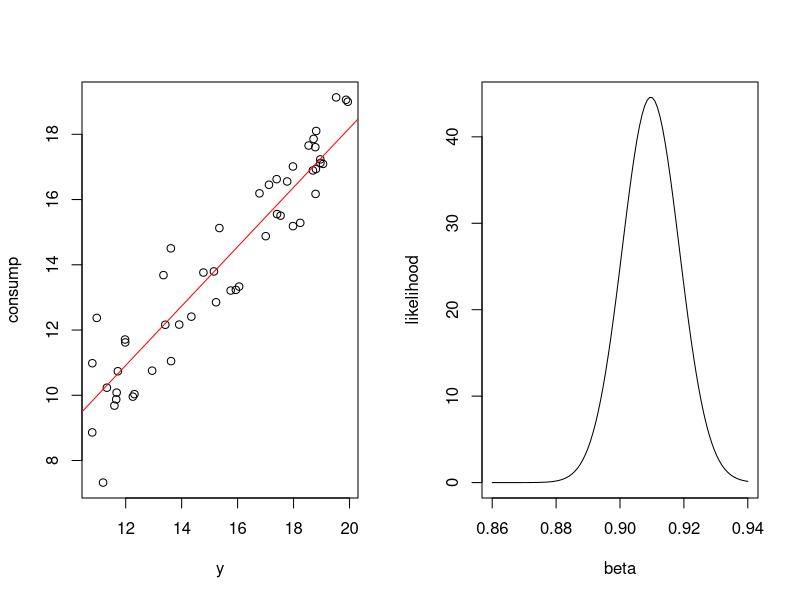

Reproduce this figure in R.
## ---- chunk 1
knitr::opts_chunk$set(echo = TRUE)
## ---- chunk 2
n <- 50  
beta <- 0.9 
tau <- 1.0  
## ---- chunk 3
set.seed(123456)
y<- runif(n,min=10,max=20)
print(y)
## ---- chunk 4
set.seed(123456)
consump <- rnorm(n,mean = beta*y,sd =1/sqrt(tau))
print(consump)
## ---- chunk 5
par(mfrow=c(1,2))
betah <- sum(consump*y)/sum(y*y)
betavalues <- seq (0.86, 0.94, length = 100)
require(stats)
z <- lm(consump ~ y - 1)
plot(y, consump)
abline(z,col="red")
plot(betavalues, dnorm(betavalues, betah, 1/sqrt(tau*sum(y*y))),type ="l", ylab="likelihood", xlab = "beta")
